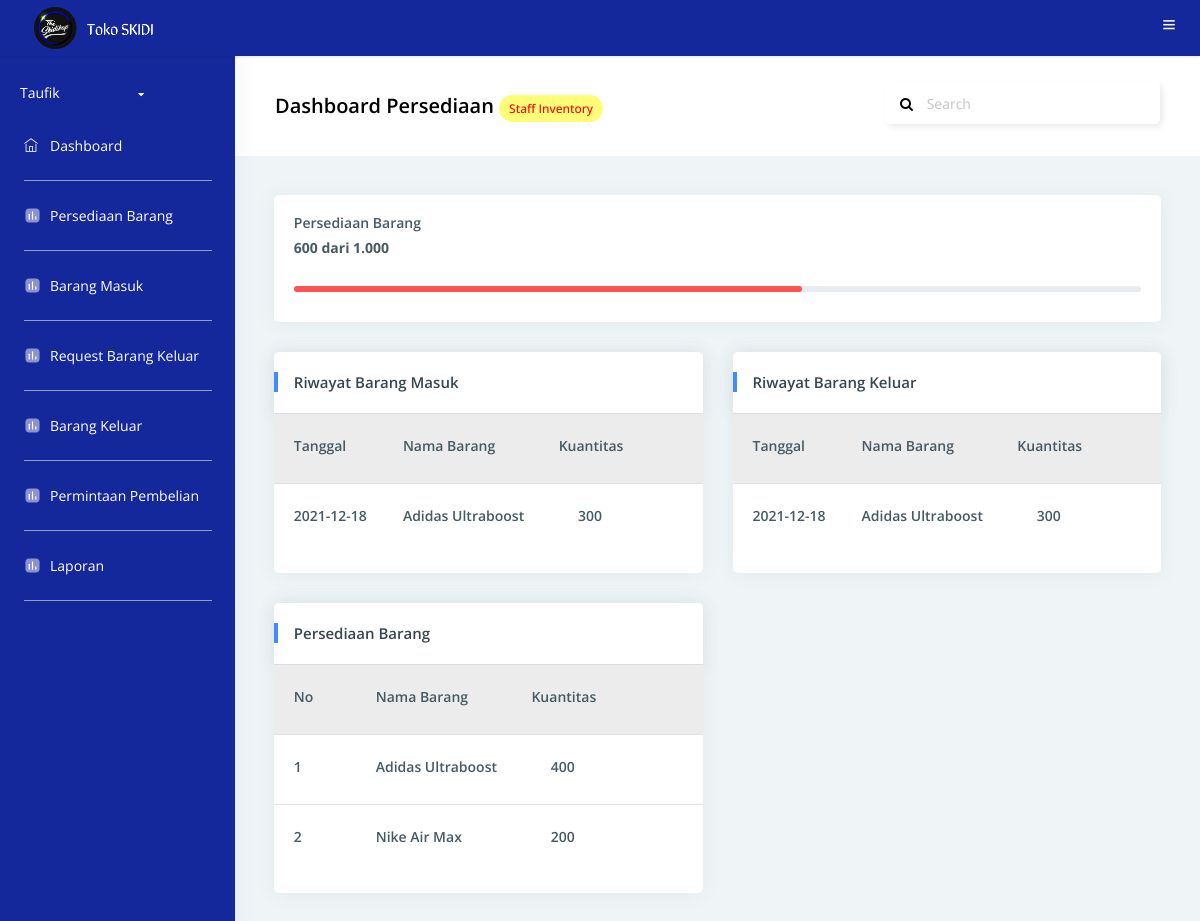
The app's page /index.php (signed in) with its own data.
### tables this page shows
CREATE TABLE `barang_masuk` (
  `id` int(11) NOT NULL,
  `id_stok` int(11) NOT NULL,
  `vendor` varchar(100) NOT NULL,
  `quantity` int(11) NOT NULL,
  `date` date NOT NULL
);

CREATE TABLE `stok` (
  `id` int(11) NOT NULL,
  `name` varchar(100) NOT NULL,
  `quantity` int(11) NOT NULL
);

CREATE TABLE `barang_keluar` (
  `id` int(11) NOT NULL,
  `id_stok` int(11) NOT NULL,
  `quantity` int(11) NOT NULL,
  `date` date NOT NULL
);

### functions.php (called while the page is built, shortened)
<?php
$conn = mysqli_connect("localhost", "root", "", "persediaan");
function query($query)
{
    global $conn;
    $result = mysqli_query($conn, $query);
    $rows = [];
    while ($row = mysqli_fetch_assoc($result)) {
        $rows[] = $row;
    }
    return $rows;
}

### index.php (the view, shortened to what this page needs)
<?php
require_once 'functions.php';
$masuk = query("SELECT barang_masuk.id, barang_masuk.id_stok, stok.name, barang_masuk.vendor, barang_masuk.quantity, barang_masuk.date  FROM barang_masuk JOIN stok WHERE barang_masuk.id_stok = stok.id");
$keluar = query("SELECT barang_keluar.id, barang_keluar.id_stok, stok.name, barang_keluar.quantity, barang_keluar.date  FROM barang_keluar JOIN stok WHERE barang_keluar.id_stok = stok.id");
$stok = query("SELECT * FROM stok");
$jumlah = mysqli_query($conn, "SELECT * FROM stok");
while ($data = mysqli_fetch_array($jumlah)) {
    $total[] = $data['quantity'];
}
$stok2 = array_sum($total);
$persen2 = $stok2 / 1000 * 100;
?>
<?php include "header.php" ?>
<div class="page-header" style="height: 100px; ">
    <div class="page-block">
        <div class="row align-items-center">
            <div class="col-md-8">
                <div class="page-header-title">
                    <h5 class="m-b-10" style="color: black;">Dashboard Persediaan
                        <span style="font-size: 12px; font-weight: 500; border-radius: 50px; background-color: rgb(253, 253, 119); padding: 5px 10px; color: red;">
                            Staff Inventory
                        </span>
                    </h5>
                </div>
            </div>
            <div class="col-md-4">
                <form class="form-material">
                    <div class="form-group form-primary">
                        <input type="text" name="footer-email" class="form-control" style=" border-radius: 5px; border-color: rgb(224, 222, 222); box-shadow: 3px 3px 6px rgb(236, 236, 236);">
                        <label class="float-label" style="margin-left: 15px; color: rgb(199, 194, 194);"><i class="fa fa-search m-r-10" style="color: black;"></i>
                        </label>
                    </div>
                </form>
            </div>
        </div>
    </div>
</div>
<div class="pcoded-inner-content">
    <div class="main-body">
        <div class="page-wrapper">
            <div class="page-body">
                <div class="row">
                    <div class="col-xl-12">
                        <div class="card proj-progress-card">
                            <div class="card-block">
                                <div class="row">
                                    <div class="col-xl-12 col-md-12">
                                        <h6>Persediaan Barang</h6>
                                        <h6 class="m-b-30 f-w-700"><?= number_format($stok2, 0, ',', '.') ?> dari 1.000</h6>
                                        <div class="progress">
                                            <div class="progress bg-c-red" style="width: <?= $persen2; ?>%"></div>
                                        </div>
                                    </div>
                                </div>
                            </div>
                        </div>
                    </div>
                    <div class="col-xl-6 col-md-6">
                        <div class="card table-card">
                            <div class="card-header">
                                <h5>Riwayat Barang Masuk</h5>
                            </div>
                            <div class="card-block">
                                <div class="table-responsive">
                                    <table class="table table-hover m-b-0 without-header">
                                        <tbody>
                                            <tr class="col-12">
                                                <td style="background-color: rgb(236, 236, 236);">
                                                    <div class="d-inline-block f-w-700" style="width: 27%">
                                                        <h6>
                                                            Tanggal
                                                        </h6>
                                                    </div>
                                                    <div class="d-inline-block f-w-700 " style="width: 39%">
                                                        <h6>
                                                            Nama Barang
                                                        </h6>
                                                    </div>
                                                    <div class="d-inline-block f-w-700 " style="width: 17%">
                                                        <h6>
                                                            Kuantitas
                                                        </h6>
                                                    </div>
                                                </td>
                                            </tr>
                                            <?php foreach ($masuk as $msk) : ?>
                                                <tr class="col-12">
                                                    <td>
                                                        <div class="d-inline-block f-w-700" style="width: 27%">
                                                            <h6>
                                                                <?= $msk['date']; ?>
                                                            </h6>
                                                        </div>
                                                        <div class="d-inline-block f-w-700 " style="width: 44%">
                                                            <h6>
                                                                <?= $msk["name"]; ?>
                                                            </h6>
                                                        </div>
                                                        <div class="d-inline-block f-w-700 " style="width: 14%">
                                                            <h6>
                                                                <?= $msk["quantity"]; ?>
                                                            </h6>
                                                        </div>
                                                    </td>
                                                </tr>
                                            <?php endforeach; ?>
                                        </tbody>
                                    </table>
                                </div>
                            </div>
                        </div>
                    </div>
                    <div class="col-xl-6 col-md-6">
                        <div class="card table-card">
                            <div class="card-header">
                                <h5>Riwayat Barang Keluar</h5>
                            </div>
                            <div class="card-block">
                                <div class="table-responsive">
                                    <table class="table table-hover m-b-0 without-header">
                                        <tbody>
                                            <tr class="col-12">
                                                <td style="background-color: rgb(236, 236, 236);">
                                                    <div class="d-inline-block f-w-700" style="width: 27%">
                                                        <h6>
                                                            Tanggal
                                                        </h6>
                                                    </div>
                                                    <div class="d-inline-block f-w-700 " style="width: 39%">
                                                        <h6>
                                                            Nama Barang
                                                        </h6>
                                                    </div>
                                                    <div class="d-inline-block f-w-700 " style="width: 17%">
                                                        <h6>
                                                            Kuantitas
                                                        </h6>
                                                    </div>
                                                </td>
                                            </tr>
                                            <?php foreach ($keluar as $klr) : ?>
                                                <tr class="col-12">
                                                    <td>
                                                        <div class="d-inline-block f-w-700" style="width: 27%">
                                                            <h6>
                                                                <?= $klr['date']; ?>
                                                            </h6>
                                                        </div>
                                                        <div class="d-inline-block f-w-700 " style="width: 44%">
                                                            <h6>
                                                                <?= $klr["name"]; ?>
                                                            </h6>
                                                        </div>
                                                        <div class="d-inline-block f-w-700 " style="width: 14%">
                                                            <h6>
                                                                <?= $klr["quantity"]; ?>
                                                            </h6>
                                                        </div>
                                                    </td>
                                                </tr>
                                            <?php endforeach; ?>
                                        </tbody>
                                    </table>
                                </div>
                            </div>
                        </div>
                    </div>
                    <div class="col-xl-6 col-md-6">
                        <div class="card table-card">
                            <div class="card-header">
                                <h5>Persediaan Barang</h5>
                            </div>
                            <div class="card-block">
                                <div class="table-responsive">
                                    <table class="table table-hover m-b-0 without-header">
                                        <tbody>
                                            <tr class="col-12">
                                                <td style="background-color: rgb(236, 236, 236);">
                                                    <div class="d-inline-block f-w-700" style="width: 20%">
                                                        <h6>
                                                            No
                                                        </h6>
                                                    </div>
                                                    <div class="d-inline-block f-w-700 " style="width: 39%">
                                                        <h6>
                                                            Nama Barang
                                                        </h6>
                                                    </div>
                                                    <div class="d-inline-block f-w-700 " style="width: 17%">
                                                        <h6>
                                                            Kuantitas
                                                        </h6>
                                                    </div>
                                                </td>
                                            </tr>
                                            <?php $i = 1; ?>
                                            <?php foreach ($stok as $stk) : ?>
                                                <tr class="col-12">
                                                    <td>
                                                        <div class="d-inline-block f-w-700" style="width: 20%">
                                                            <h6>
                                                                <?= $i; ?>
                                                            </h6>
                                                        </div>
                                                        <div class="d-inline-block f-w-700 " style="width: 44%">
                                                            <h6>
                                                                <?= $stk["name"]; ?>
                                                            </h6>
                                                        </div>
                                                        <div class="d-inline-block f-w-700 " style="width: 14%">
                                                            <h6>
                                                                <?= $stk["quantity"]; ?>
                                                            </h6>
                                                        </div>
                                                    </td>
                                                </tr>
                                                <?php $i++; ?>
                                            <?php endforeach; ?>
                                        </tbody>
                                    </table>
                                </div>
                            </div>
                        </div>
                    </div>
                </div>
            </div>
        </div>
    </div>
</div>
</div>
</div>
</div>
</div>
</body>
</html>

### records on screen
barang_masuk: date "2021-12-18", id_stok.name "Adidas Ultraboost", quantity "300"
barang_keluar: date "2021-12-18", id_stok.name "Adidas Ultraboost", quantity "300"
stok: name "Adidas Ultraboost", quantity "400"
stok: name "Nike Air Max", quantity "200"

### other values on screen
$_SESSION['name'] "Taufik"
$stok2 "600"
